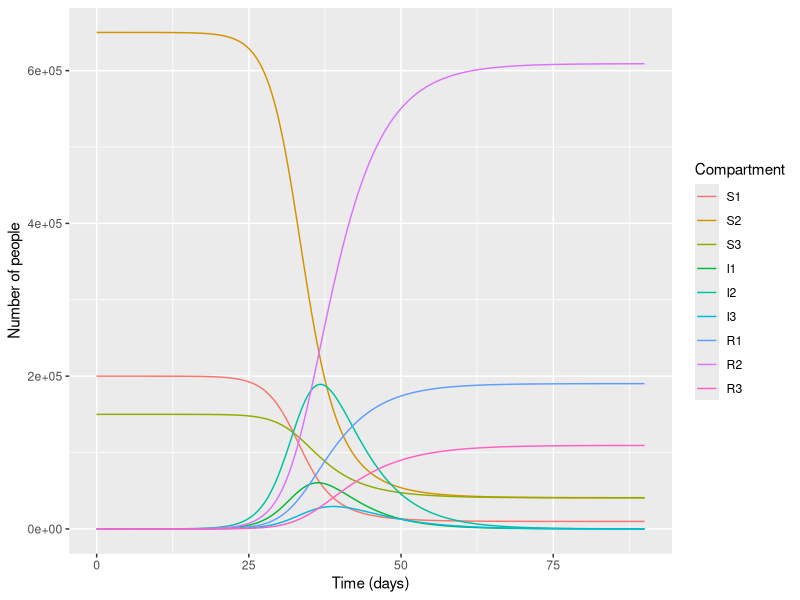

Reproduce this figure in R.
# PACKAGES
library(deSolve)
library(reshape2)
library(ggplot2)


# INPUT
N_pop <- 10^6  # population number
initial_state_values <- c(S1 = 0.20*N_pop, S2 = 0.65*N_pop, S3 = 0.15*N_pop,
                          I1 = 1,          I2 = 0,          I3 = 0,
                          R1 = 0,          R2 = 0,          R3 = 0)
# (S1, I1, R1), (S2, I2, R2) and (S3, I3, R3) are different age groups.
# Here, they are children, adults and elderly respectively.

# Set up an empty contact matrix with rows for each age group and columns for each age group
contact_matrix <- matrix(0,nrow=3,ncol=3)
# Fill in the contact matrix
contact_matrix[1,1] = 7     # daily number of contacts that children make with each other
contact_matrix[1,2] = 5     # daily number of contacts that children make with adults
contact_matrix[1,3] = 1     # daily number of contacts that children make with the elderly
contact_matrix[2,1] = 2     # daily number of contacts that adults make with children
contact_matrix[2,2] = 9     # daily number of contacts that adults make with each other
contact_matrix[2,3] = 1     # daily number of contacts that adults make with the elderly
contact_matrix[3,1] = 1     # daily number of contacts that elderly people make with children
contact_matrix[3,2] = 3     # daily number of contacts that elderly people make with adults
contact_matrix[3,3] = 2     # daily number of contacts that elderly people make with each other

# Parameters
parameters <- c(b = 0.05,     # probability of infection per contact
                contact_matrix = contact_matrix,   # age-specific average number of daily contacts (defined above)
                gamma = 1/5)  # rate of recovery

# Times
t <- seq(from = 0, to = 90, by = 0.1)


# MODEL FUNCTION
sir_age_model <- function(time, state, parameters) {  
  
  with(as.list(parameters), {
    
    n_agegroups <- 3                                 # number of age groups
    S <- state[1:n_agegroups]                        # assign to S the first 3 numbers in the initial_state_values vector
    I <- state[(n_agegroups+1):(2*n_agegroups)]      # assign to I numbers 4 to 6 in the initial_state_values vector
    R <- state[(2*n_agegroups+1):(3*n_agegroups)]    # assign to R numbers 7 to 9 in the initial_state_values vector
    
    N <- S+I+R
    
    # Force of infection acting on susceptible children
    lambda <- b * contact_matrix %*% as.matrix(I/N)
    # the lambda vector contains the forces of infection for children, adults and the elderly (length 3)
    
    # The differential equations
    # Rate of change in children:
    dS_dt <- -lambda * S             
    dI_dt <- lambda * S - gamma * I
    dR_dt <- gamma * I
    
    # Output
    return(list(c(dS_dt, dI_dt, dR_dt))) 
  })
}


# MODEL OUTPUT

output <- as.data.frame(ode(y = initial_state_values, 
                            times = t, 
                            func = sir_age_model,
                            parms = parameters))

output_long <- melt(as.data.frame(output), id = "time")

ggplot(data = output_long,                                               
       aes(x = time, y = value, colour = variable, group = variable)) + 
  geom_line() +                                                          
  xlab("Time (days)")+                                                   
  ylab("Number of people") +                                
  labs(colour = "Compartment")
